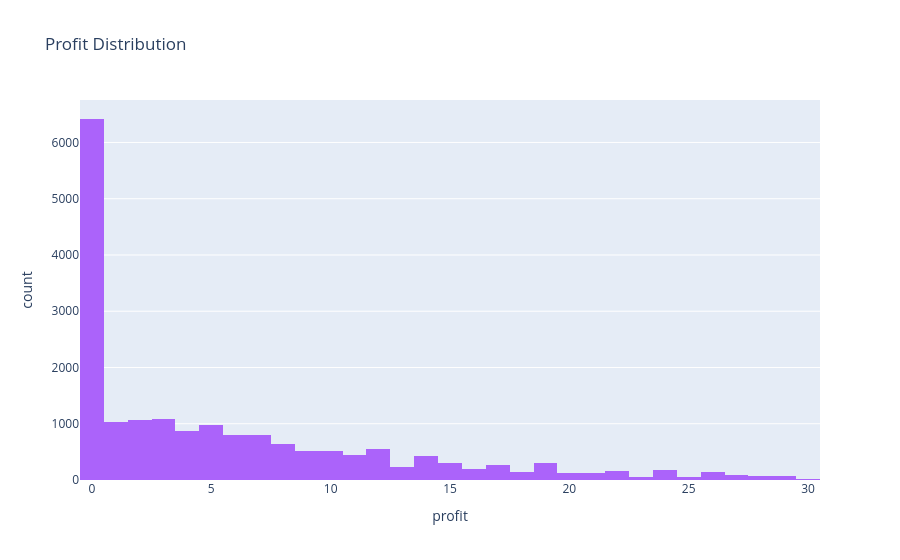

The cell this chart's notebook holds for it:
### Code cell
#PROFIT DISTRIBUTION

fig = px.histogram(df[df["profit"]< 30],
                x="profit",
                nbins=50,
                title="Profit Distribution",
                color_discrete_sequence=["#AB63FA"])

fig.show()

### Figure 1 — Plotly figure (JSON) as saved in the notebook; plotly's stock layout.template omitted (floating-point values rounded to 4 significant figures; data arrays with more than 128 entries replaced by an {"elided": "..."} marker saying what was removed)
{"data": [{"bingroup": "x", "hovertemplate": "profit=%{x}<br>count=%{y}<extra></extra>", "legendgroup": "", "marker": {"color": "#AB63FA", "pattern": {"shape": ""}}, "name": "", "nbinsx": 50, "orientation": "v", "showlegend": false, "type": "histogram", "x": {"elided": "18641 float values"}, "xaxis": "x", "yaxis": "y"}], "layout": {"barmode": "relative", "legend": {"tracegroupgap": 0}, "title": {"text": "Profit Distribution"}, "xaxis": {"anchor": "y", "domain": [0, 1], "title": {"text": "profit"}}, "yaxis": {"anchor": "x", "domain": [0, 1], "title": {"text": "count"}}}}
